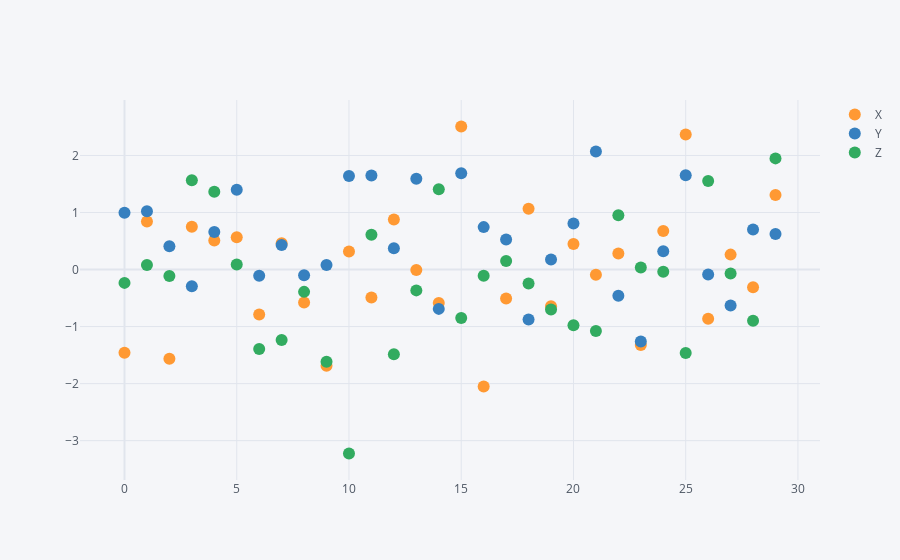

Notebook code for this chart:
### Code cell
import pandas as pd
import seaborn as sb
import numpy as np
import cufflinks as cf

cf.go_offline()
df = pd.DataFrame(np.random.randn(30, 3), columns=['X', 'Y', 'Z'])
df.head()
df.iplot(mode = 'markers')

### Figure 1 — Plotly figure (JSON) as saved in the notebook; plotly's stock layout.template omitted (floating-point values rounded to 4 significant figures)
{"data": [{"line": {"color": "rgba(255, 153, 51, 1.0)", "dash": "solid", "shape": "linear", "width": 1.3}, "marker": {"size": 12, "symbol": "circle"}, "mode": "markers", "name": "X", "text": "", "type": "scatter", "x": [0, 1, 2, 3, 4, 5, 6, 7, 8, 9, 10, 11, 12, 13, 14, 15, 16, 17, 18, 19, 20, 21, 22, 23, 24, 25, 26, 27, 28, 29], "y": [-1.458, 0.8418, -1.565, 0.7481, 0.5083, 0.564, -0.7878, 0.4586, -0.5785, -1.689, 0.3157, -0.4907, 0.8756, -0.009829, -0.5861, 2.507, -2.05, -0.5066, 1.065, -0.644, 0.4482, -0.09042, 0.2798, -1.322, 0.6763, 2.367, -0.8622, 0.2612, -0.3099, 1.307]}, {"line": {"color": "rgba(55, 128, 191, 1.0)", "dash": "solid", "shape": "linear", "width": 1.3}, "marker": {"size": 12, "symbol": "circle"}, "mode": "markers", "name": "Y", "text": "", "type": "scatter", "x": [0, 1, 2, 3, 4, 5, 6, 7, 8, 9, 10, 11, 12, 13, 14, 15, 16, 17, 18, 19, 20, 21, 22, 23, 24, 25, 26, 27, 28, 29], "y": [0.9971, 1.021, 0.4088, -0.2951, 0.6592, 1.399, -0.1104, 0.4287, -0.09884, 0.07917, 1.641, 1.648, 0.3739, 1.59, -0.69, 1.686, 0.7433, 0.528, -0.876, 0.1761, 0.8086, 2.071, -0.4594, -1.262, 0.3185, 1.651, -0.08825, -0.63, 0.7035, 0.6239]}, {"line": {"color": "rgba(50, 171, 96, 1.0)", "dash": "solid", "shape": "linear", "width": 1.3}, "marker": {"size": 12, "symbol": "circle"}, "mode": "markers", "name": "Z", "text": "", "type": "scatter", "x": [0, 1, 2, 3, 4, 5, 6, 7, 8, 9, 10, 11, 12, 13, 14, 15, 16, 17, 18, 19, 20, 21, 22, 23, 24, 25, 26, 27, 28, 29], "y": [-0.2341, 0.08035, -0.112, 1.565, 1.365, 0.08671, -1.393, -1.234, -0.3919, -1.615, -3.225, 0.6089, -1.485, -0.3657, 1.408, -0.85, -0.1111, 0.1495, -0.2465, -0.7014, -0.9781, -1.077, 0.9496, 0.03433, -0.03946, -1.463, 1.553, -0.07073, -0.898, 1.948]}], "layout": {"legend": {"bgcolor": "#F5F6F9", "font": {"color": "#4D5663"}}, "paper_bgcolor": "#F5F6F9", "plot_bgcolor": "#F5F6F9", "title": {"font": {"color": "#4D5663"}}, "xaxis": {"gridcolor": "#E1E5ED", "showgrid": true, "tickfont": {"color": "#4D5663"}, "title": {"font": {"color": "#4D5663"}, "text": ""}, "zerolinecolor": "#E1E5ED"}, "yaxis": {"gridcolor": "#E1E5ED", "showgrid": true, "tickfont": {"color": "#4D5663"}, "title": {"font": {"color": "#4D5663"}, "text": ""}, "zerolinecolor": "#E1E5ED"}}}
